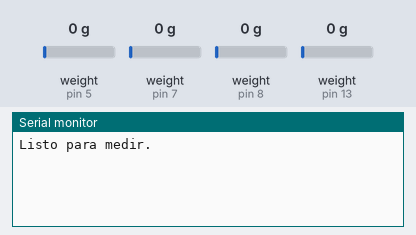
The sketch below on a simulated Arduino Uno, built with avr-gcc and run on an emulated ATmega328P. Shown: the last lines printed to the serial monitor. The test bench sets the inputs (shaded band); at power-on: weight on the scale (sensors on pin 5, pin 7, pin 8, pin 13) 0 g.

Above: at 5.2 s.
5.3 s: weight on the scale (sensor on pin 5) set to 100 g
At 9.3 s:
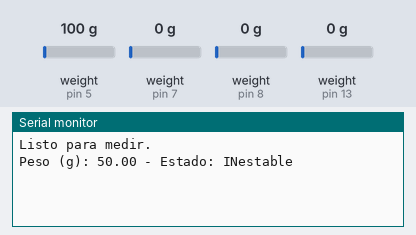
13.5 s: weight on the scale (sensor on pin 7) set to 100 g
At 16.7 s:
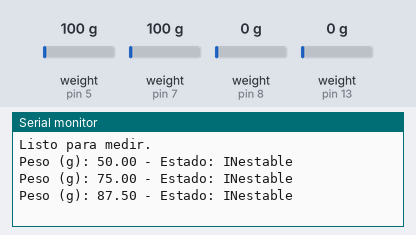
17.7 s: weight on the scale (sensor on pin 8) set to 100 g
At 21.0 s:
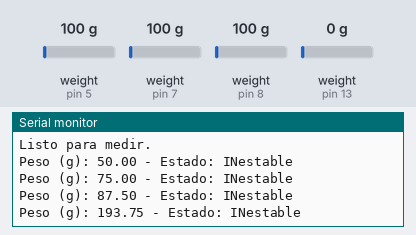
21.9 s: weight on the scale (sensor on pin 13) set to 100 g
At 25.3 s:
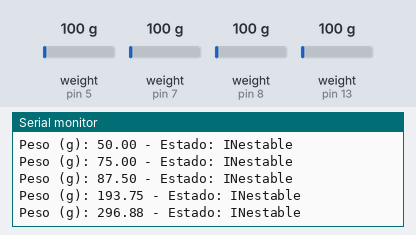
26.1 s: weight on the scale (sensor on pin 5) set to 1250 g
At 28.4 s:
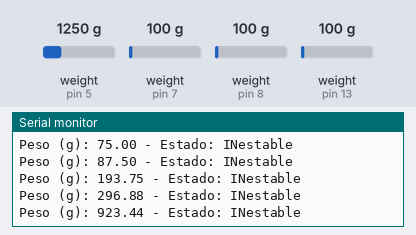
30.3 s: weight on the scale (sensor on pin 7) set to 1250 g
At 32.7 s:
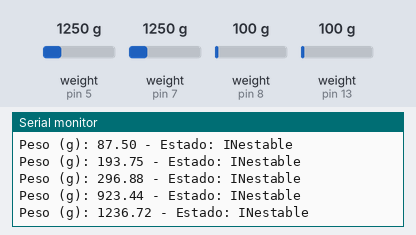
Timing chart, 0 to 34.2 s (numbered marks = the images above; inputs shaded):
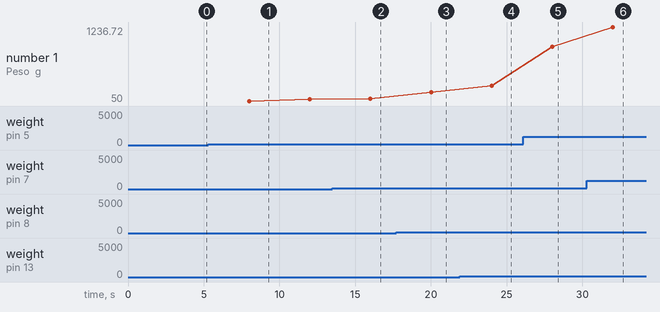

Measured:
- after the input at 5.3 s, the serial monitor: prints a new line after 2.7 s (image 1)
- after the input at 17.7 s, the serial monitor: prints a new line after 2.3 s (image 3)
- after the input at 21.9 s, the serial monitor: prints a new line after 2.1 s (image 4)
- after the input at 26.1 s, the serial monitor: prints a new line after 1.9 s (image 5)
- plotted number 1: 87.5 → 193.75 after the input at 17.7 s, 193.75 → 296.88 after the input at 21.9 s, 296.88 → 923.44 after the input at 26.1 s

The sketch:

codeJona.ino
```cpp
#include "HX711.h"

// Pines por celda
#define DT1 7
#define DT2 13
#define DT3 8
#define DT4 5
#define SCK 6

HX711 scale1;
HX711 scale2;
HX711 scale3;
HX711 scale4;
HX711* scales[] = { &scale1, &scale2, &scale3, &scale4 };

// Factores calibrados por celda
float scaleFactors[4] = { 126.658, 125.043650140, 124.173, 216.9 };  // en gramos

// Filtro y estabilidad
float pesoSuavizado = 0;
float pesoAnterior = 0;
float alpha = 0.5;  // Filtro exponencial
const float zonaMuerta = 5; // Menos de 5g se considera 0
const float umbralInestabilidad = 10; // Cambio mayor a 10g = inestable

bool esEstable = true;
int lecturasEstables = 0;
const int minLecturasEstables = 3;

void setup() {
  Serial.begin(9600);

  scale1.begin(DT1, SCK);
  scale2.begin(DT2, SCK);
  scale3.begin(DT3, SCK);
  scale4.begin(DT4, SCK);

  for (int i = 0; i < 4; i++) {
    scales[i]->set_scale(scaleFactors[i]);
    scales[i]->tare();
  }

  Serial.println("Listo para medir.");
}

void loop() {
  float peso = leerPesoTotal();

  // Filtro exponencial
  pesoSuavizado = alpha * peso + (1 - alpha) * pesoSuavizado;

  // Zona muerta
  if (abs(pesoSuavizado) < zonaMuerta) {
    pesoSuavizado = 0;
  }

  // Detección de inestabilidad
  float diferencia = abs(pesoSuavizado - pesoAnterior);
  if (diferencia > umbralInestabilidad) {
    esEstable = false;
    lecturasEstables = 0;
  } else {
    lecturasEstables++;
    if (lecturasEstables >= minLecturasEstables) {
      esEstable = true;
    }
  }

  pesoAnterior = pesoSuavizado;

  // Mostrar resultado
  Serial.print("Peso (g): ");
  Serial.print(pesoSuavizado);
  Serial.print(" - Estado: ");
  Serial.println(esEstable ? "Estable" : "INestable");
}

float leerPesoTotal() {
  float total = 0;
  int count = 0;
  for (int i = 0; i < 4; i++) {
    if (scales[i]->is_ready()) {
      total += scales[i]->get_units(10);
      count++;
    }
  }
  return (count > 0) ? total : 0; //cambiar a ==4
}
```
